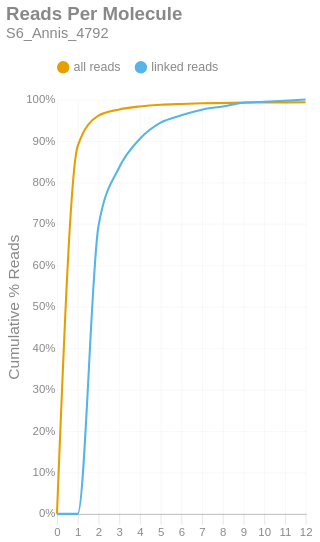

This figure's notebook cell:
### Markdown cell above
### Reads per Molecule
This chart shows the cumulative distribution of the number of reads per linked molecule. That is, how many alignments are associated with a unique molecule. This excludes the number of reads associated with invalid or absent linked-read barcodes. The `linked` histogram is the percentages recalculated when disregarding singletons.

### Code cell
if SKIPLR:
    print_html(f"Skipped")
else:
    counts = np.bincount(valids['reads'].cast(pl.Int64).to_numpy())
    weighted = counts * np.arange(len(counts))
    all_perc = weighted / n_reads
    linked_perc = weighted / n_linked_reads
    linked_perc[1] = 0
    binned_df = pl.DataFrame({
        'readsper': list(range(len(counts))),
        'all reads (cumsum)': np.cumsum(all_perc).tolist(),
        'linked reads (cumsum)': np.cumsum(linked_perc).tolist(),
    })

    with SafeRender(binned_df):
        (
            density_plot(binned_df, 'Reads Per Molecule', samplename, 'readspmol')
            .encode(
                x=alt.X('readsper:O', title=None).axis(labelAngle=0).scale(padding=0),
                y=alt.Y('value:Q', title='Cumulative % Reads').axis(format='%').stack(False),
                color=alt.Color("key:N").scale(domain=["all reads", "linked reads"]),
                tooltip=[
                    alt.Tooltip("key:N", title="Data Type"),
                    alt.Tooltip("readsper:O", title="Reads Per Molecule"),
                    alt.Tooltip("value:Q", format=".2%", title="% Reads (Cum.)")
                ]            
            )
        ).display()

### Figure 1 — Vega-Lite specification as saved in the notebook (floating-point values rounded to 4 significant figures)
{"width": "container", "height": 400, "config": {"title": {"anchor": "start", "dy": -15, "fontSize": 18, "color": "#888888", "subtitleColor": "#888888", "subtitleFontSize": 14}, "arc": {"fill": "#0072B2"}, "axis": {"domainColor": "#888888", "domainWidth": 0.5, "gridWidth": 0.2, "grid": false, "titleFontWeight": 400, "titleFontSize": 15, "labelFontSize": 11, "labelColor": "#888888", "tickColor": "#888888", "tickWidth": 0.2, "titleColor": "#888888"}, "axisBand": {"grid": false}, "axisX": {"grid": true, "tickSize": 10, "domainCap": "round"}, "axisY": {"domain": false, "grid": true, "tickSize": 0, "domainCap": "round"}, "background": "transparent", "header": {"labelFontSize": 15, "labelColor": "#888888", "titleFontSize": 15, "titleFontWeight": 600, "titleColor": "#888888"}, "legend": {"labelFont": "sans-serif", "labelFontSize": 12, "labelColor": "#888888", "symbolSize": 100, "symbolType": "circle", "titleFontSize": 12, "titlePadding": 10, "titleColor": "#888888", "title": null, "orient": "top"}, "range": {"category": ["#E69F00", "#56B4E9", "#009E73", "#F0E442", "#0072B2", "#D55E00", "#CC79A7", "#000000"], "diverging": ["#cfe8f3", "#a2d4ec", "#73bfe2", "#46abdb", "#1696d2", "#12719e"]}, "area": {"fill": "#0072B2", "fillOpacity": 0.7, "line": true, "strokeOpacity": 0.7}, "line": {"color": "#0072B2", "stroke": "#0072B2", "strokeWidth": 2}, "trail": {"color": "#0072B2", "stroke": "#0072B2", "strokeWidth": 0, "size": 1}, "point": {"filled": true, "fillOpacity": 1.0, "size": 95}, "text": {"color": "#888888", "fontSize": 11, "align": "right", "fontWeight": 400, "size": 11}, "bar": {"fill": "#0072B2", "stroke": null}, "view": {"stroke": null, "continuousWidth": 660, "continuousHeight": 400}}, "data": {"name": "data-7d16d9e89803d7d21e053b0fdd7bd9d0"}, "mark": {"type": "line", "interpolate": "monotone", "point": {"opacity": 0, "size": 275}}, "encoding": {"color": {"field": "key", "scale": {"domain": ["all reads", "linked reads"]}, "type": "nominal"}, "tooltip": [{"field": "key", "title": "Data Type", "type": "nominal"}, {"field": "readsper", "title": "Reads Per Molecule", "type": "ordinal"}, {"field": "value", "format": ".2%", "title": "% Reads (Cum.)", "type": "quantitative"}], "x": {"axis": {"labelAngle": 0}, "field": "readsper", "scale": {"padding": 0}, "title": null, "type": "ordinal"}, "y": {"axis": {"format": "%"}, "field": "value", "stack": false, "title": "Cumulative % Reads", "type": "quantitative"}}, "params": [{"name": "param_c36ac31b6afebe62", "select": {"type": "point", "fields": ["key"]}, "bind": "legend"}], "title": {"text": "Reads Per Molecule", "subtitle": "S6_Annis_4792"}, "transform": [{"fold": ["all reads (cumsum)", "linked reads (cumsum)"]}, {"calculate": "replace(datum.key, ' (cumsum)', '')", "as": "key"}, {"filter": {"param": "param_c36ac31b6afebe62"}}], "usermeta": {"embedOptions": {"downloadFileName": "S6_Annis_4792.readspmol"}}, "$schema": "https://vega.github.io/schema/vega-lite/v6.1.0.json", "datasets": {"data-7d16d9e89803d7d21e053b0fdd7bd9d0": [{"readsper": 0, "all reads (cumsum)": 0.0, "linked reads (cumsum)": 0.0}, {"readsper": 1, "all reads (cumsum)": 0.8876, "linked reads (cumsum)": 0.0}, {"readsper": 2, "all reads (cumsum)": 0.9609, "linked reads (cumsum)": 0.6935}, {"readsper": 3, "all reads (cumsum)": 0.9759, "linked reads (cumsum)": 0.8357}, {"readsper": 4, "all reads (cumsum)": 0.9832, "linked reads (cumsum)": 0.905}, {"readsper": 5, "all reads (cumsum)": 0.9873, "linked reads (cumsum)": 0.9441}, {"readsper": 6, "all reads (cumsum)": 0.9892, "linked reads (cumsum)": 0.9617}, {"readsper": 7, "all reads (cumsum)": 0.9906, "linked reads (cumsum)": 0.9753}, {"readsper": 8, "all reads (cumsum)": 0.9915, "linked reads (cumsum)": 0.9832}, {"readsper": 9, "all reads (cumsum)": 0.9924, "linked reads (cumsum)": 0.9919}, {"readsper": 10, "all reads (cumsum)": 0.9926, "linked reads (cumsum)": 0.9944}, {"readsper": 11, "all reads (cumsum)": 0.9929, "linked reads (cumsum)": 0.9971}, {"readsper": 12, "all reads (cumsum)": 0.9932, "linked reads (cumsum)": 1.0}]}}
